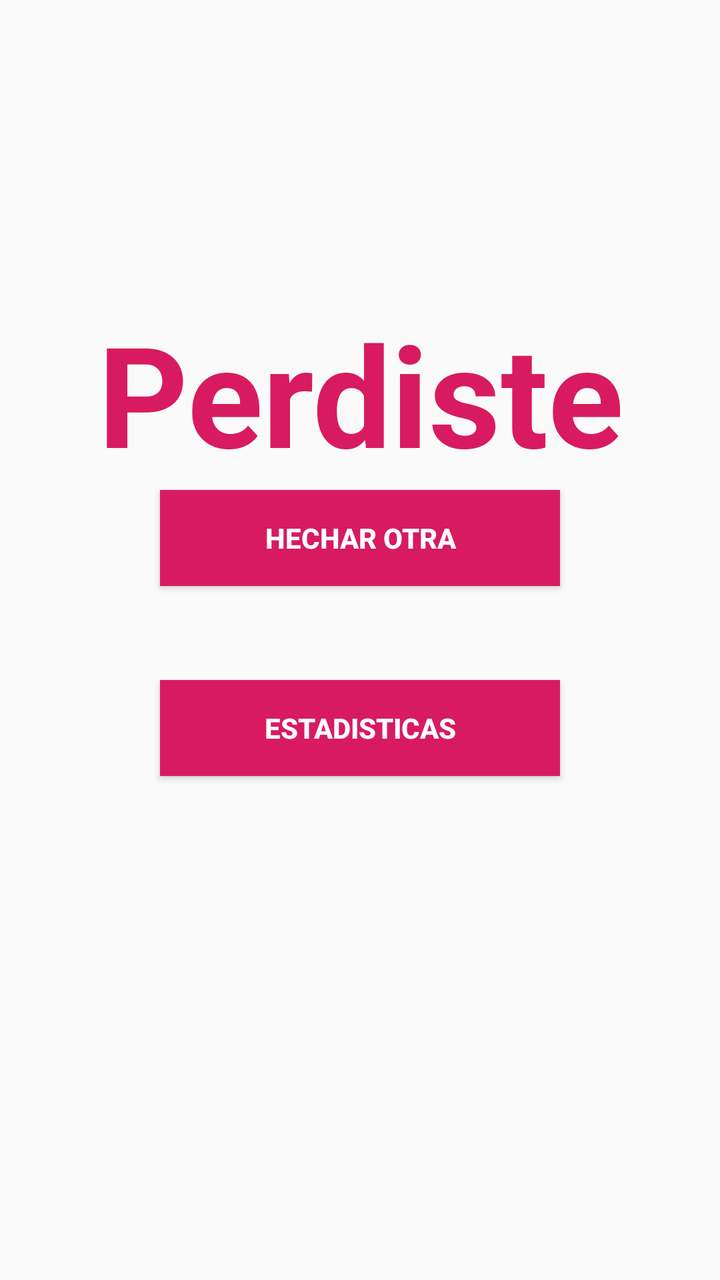
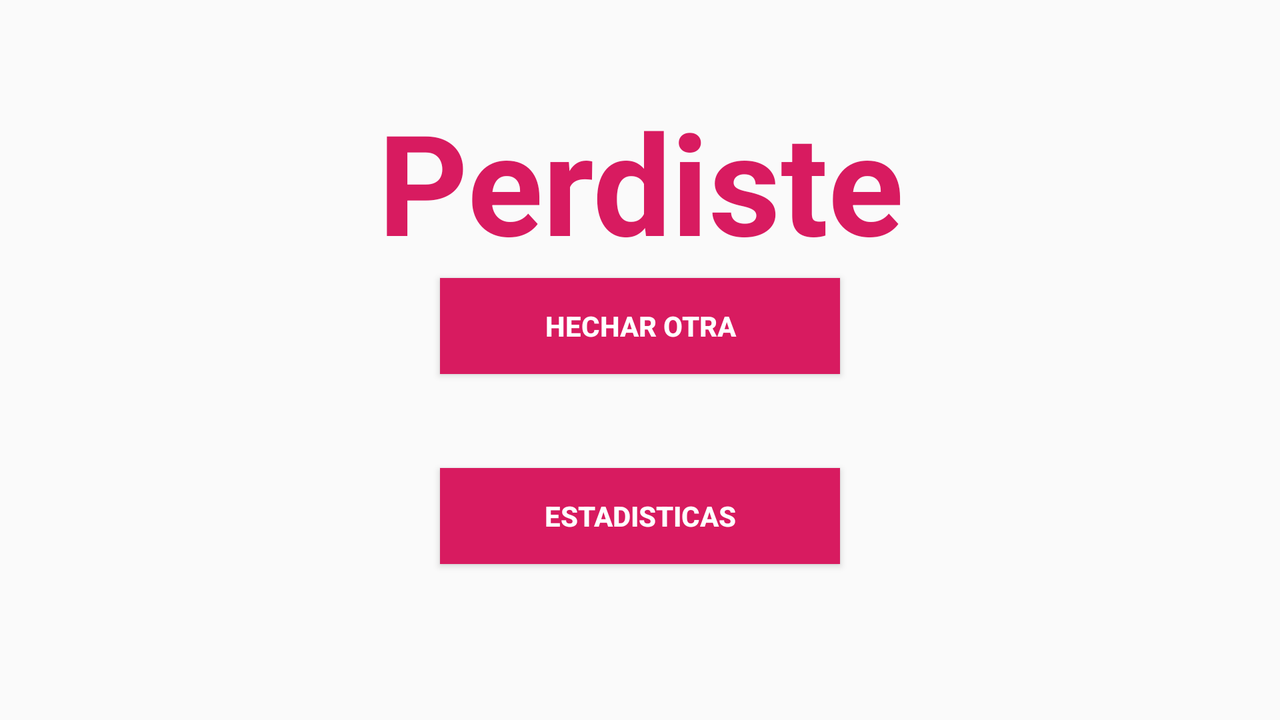

The same Android screen from two of the app's own layout files: first res/layout/ as a phone draws it, then the repository's variant for another configuration, drawn on a device whose configuration selects that folder. Both files follow.
<!-- AndroidManifest.xml: application theme AppTheme -->
<!-- res/layout/activity_final.xml -->
<?xml version="1.0" encoding="utf-8"?>
<RelativeLayout xmlns:android="http://schemas.android.com/apk/res/android"
    xmlns:app="http://schemas.android.com/apk/res-auto"
    xmlns:tools="http://schemas.android.com/tools"
    android:layout_width="match_parent"
    android:layout_height="match_parent"
    tools:context=".Final"
    android:background="@drawable/fondouno">

    <TextView
        android:layout_width="match_parent"
        android:id="@+id/fin"
        android:layout_height="wrap_content"


        android:layout_alignParentTop="true"
        android:text="Perdiste"
        android:layout_centerHorizontal="true"
        android:textColor="@color/colorAccent"
        android:textSize="70dp"
        android:textStyle="bold"
        android:textAlignment="center"
        android:layout_marginTop="150dp"
        />


    <Button
        android:id="@+id/empezar"
        android:layout_width="200dp"
        android:layout_height="wrap_content"
        android:layout_below="@id/fin"
        android:layout_centerHorizontal="true"
        android:layout_marginTop="2dp"
        android:background="@color/colorAccent"
        android:gravity="center"
        android:padding="5dp"

        android:text="Hechar otra"
        android:textColor="@android:color/background_light"
        android:textStyle="bold"
        android:layout_marginBottom="10dp"/>

    <TextView
        android:layout_width="match_parent"
        android:layout_height="wrap_content"
        android:layout_below="@+id/empezar"
        android:id="@+id/puntuación"
        android:textSize="20dp"
        android:layout_centerHorizontal="true"
        android:textAlignment="center"

        android:layout_marginBottom="10dp"
    android:textColor="@android:color/background_light"
        />


    <Button
        android:id="@+id/estadisticas"
        android:layout_width="200dp"
        android:layout_height="wrap_content"
        android:layout_below="@id/puntuación"
        android:background="@color/colorAccent"
        android:onClick="dameEstadisticas"
        android:layout_centerHorizontal="true"
        android:padding="5dp"
        android:text="Estadisticas"
        android:textColor="@android:color/background_light"
        android:textStyle="bold" />




</RelativeLayout>
<!-- resources referenced by this layout -->
<resources>
  <color name="colorAccent">#D81B60</color>
  <style name="AppTheme" parent="Theme.AppCompat.Light.NoActionBar">
          
          <item name="colorPrimary">@color/colorPrimary</item>
          <item name="colorPrimaryDark">@color/colorPrimaryDark</item>
          <item name="colorAccent">@color/colorAccent</item>
      </style>
  <color name="colorPrimary">#008577</color>
  <color name="colorPrimaryDark">#00574B</color>
</resources>
<!-- res/layout-land/activity_final.xml (the repository's variant of the layout above) -->
<!-- drawn on the phone turned sideways -->
<?xml version="1.0" encoding="utf-8"?>
<RelativeLayout xmlns:android="http://schemas.android.com/apk/res/android"
    xmlns:app="http://schemas.android.com/apk/res-auto"
    xmlns:tools="http://schemas.android.com/tools"
    android:layout_width="match_parent"
    android:layout_height="match_parent"
    tools:context=".Final"
    android:background="@drawable/fondouno">


    <TextView
        android:id="@+id/fin"
        android:layout_width="match_parent"
        android:layout_height="wrap_content"


        android:layout_alignParentTop="true"
        android:layout_marginTop="44dp"
        android:text="@string/perdiste"
        android:textAlignment="center"
        android:textColor="@color/colorAccent"
        android:textSize="70dp"
        android:textStyle="bold" />

    <Button
        android:id="@+id/empezar"
        android:layout_width="200dp"
        android:layout_height="wrap_content"
        android:layout_below="@id/fin"
        android:layout_centerHorizontal="true"
        android:layout_marginTop="2dp"
        android:background="@color/colorAccent"
        android:gravity="center"
        android:padding="5dp"

        android:text="@string/hechar_otra"
        android:textColor="@android:color/background_light"
        android:textStyle="bold"
        android:layout_marginBottom="10dp"/>

    <TextView
        android:layout_width="match_parent"
        android:layout_height="wrap_content"
        android:layout_below="@+id/empezar"
        android:id="@+id/puntuación"
        android:textSize="20dp"
        android:layout_centerHorizontal="true"
        android:textAlignment="center"

        android:layout_marginBottom="10dp"
    android:textColor="@android:color/background_light"
        />


    <Button
        android:id="@+id/estadisticas"
        android:layout_width="200dp"
        android:layout_height="wrap_content"
        android:layout_below="@id/puntuación"
        android:background="@color/colorAccent"
        android:onClick="dameEstadisticas"
        android:layout_centerHorizontal="true"
        android:padding="5dp"
        android:text="@string/estadisticasb"
        android:textColor="@android:color/background_light"
        android:textStyle="bold" />




</RelativeLayout>
<!-- resources referenced by the variant -->
<!-- as the phone turned sideways resolves them -->
<resources>
  <color name="colorAccent">#D81B60</color>
  <string name="estadisticasb">Estadisticas</string>
  <string name="hechar_otra">Hechar otra</string>
  <string name="perdiste">Perdiste</string>
  <style name="AppTheme" parent="Theme.AppCompat.Light.NoActionBar">
          
          <item name="colorPrimary">@color/colorPrimary</item>
          <item name="colorPrimaryDark">@color/colorPrimaryDark</item>
          <item name="colorAccent">@color/colorAccent</item>
      </style>
  <color name="colorPrimary">#008577</color>
  <color name="colorPrimaryDark">#00574B</color>
</resources>
